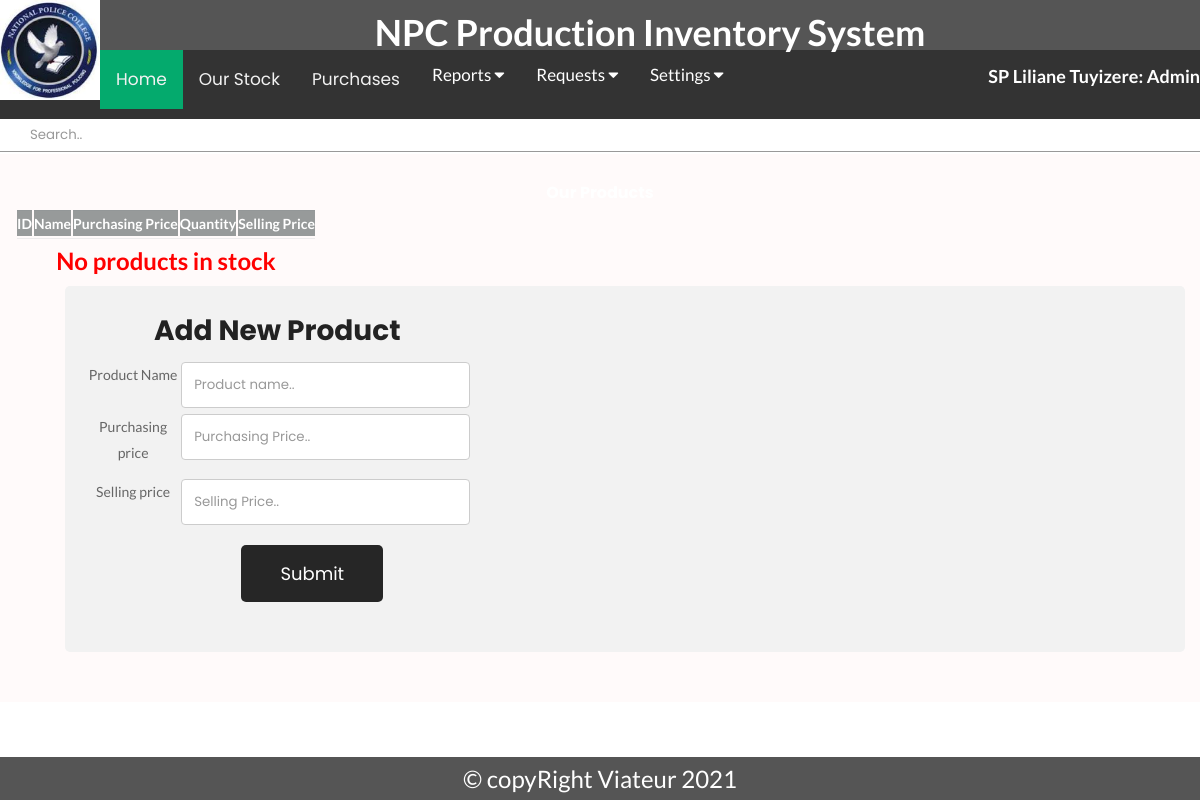
Before: /manager/VIP/Ourstock.php (signed in) with the older database file.
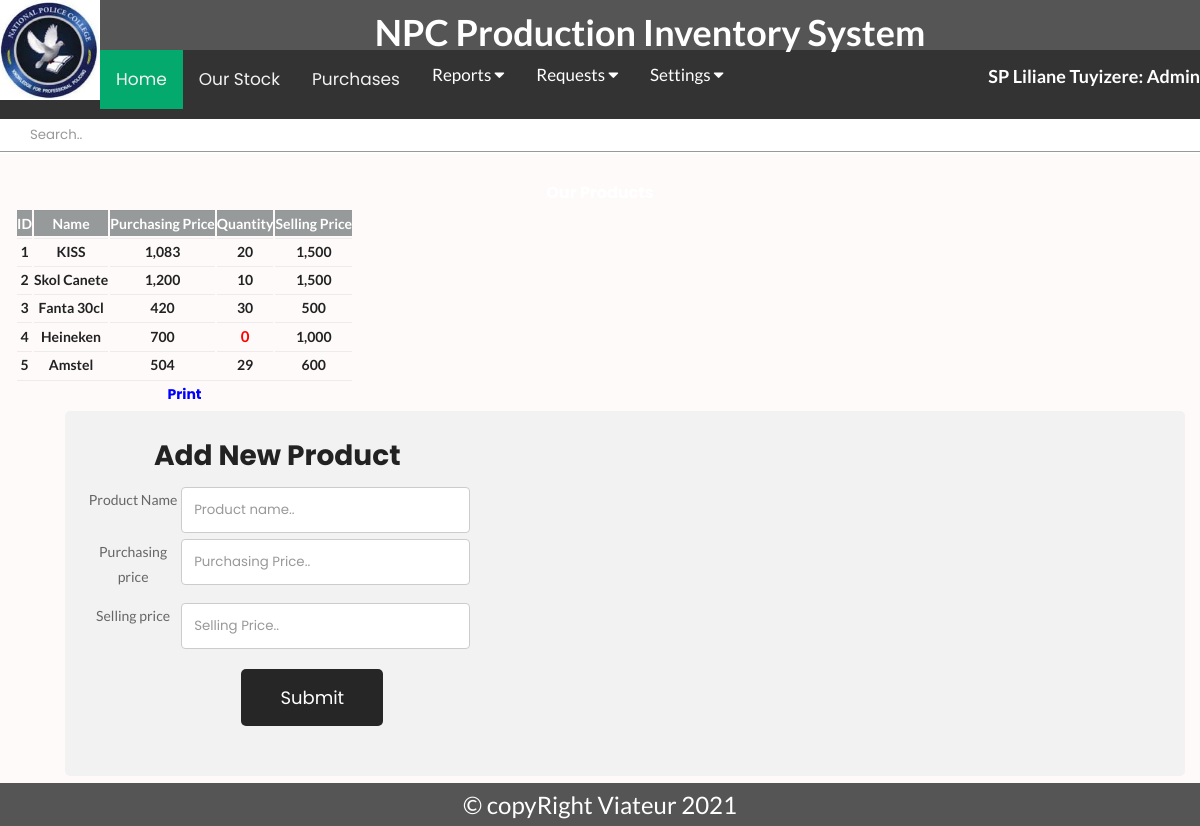
After: the same page with the newer database file.
### tables this page shows
CREATE TABLE IF NOT EXISTS `products` (
  `productId` int NOT NULL AUTO_INCREMENT,
  `productName` varchar(25) NOT NULL,
  `purchasingPrice` decimal(65,0) NOT NULL,
  `sellingPrice` decimal(65,0) NOT NULL,
  `balance` int NOT NULL,
  `location` varchar(255) NOT NULL,
  PRIMARY KEY (`productId`)
);

### manager/VIP/Ourstock.php (the view, shortened to what this page needs)
<?php
include("menu.php");
?>
<div class="topnav" id="myTopnav">
 <form method="post" action="Ourstock_Search.php">
      <input type="text" placeholder="Search.." name="search" style="margin-top: 10px;" class="search">
    </form>
</div>
<div class="contents">
<div>
            <div class="main-content-inner">
                <br>
                <h4 class="heading">Our Products</h4>
                <div>
                                <div class="single-table">
                                    <div class="table-responsive">
                                        <table class="table text-dark text-center" id="styled-table">
                                            <thead class="text-uppercase">
                                                <tr class="table-active">
                                                    <th scope="col">ID</th>
                                                    <th scope="col">Name</th>
                                                    <th scope="col">Purchasing Price</th>
                                                    <th scope="col">Quantity</th>
                                                    <th scope="col">Selling Price</th>
                                                </tr>
                                            </thead>
                                            <tbody>
      <?php
               include('../../config.php');
               $sql = "SELECT * FROM products WHERE location='VIP'";
               $result = $db->query($sql);
          $count=0;
               if ($result -> num_rows >  0) {
                 while ($row = $result->fetch_assoc())
         {
            $count=$count+1;
                   ?>
                   <tr class="database-data">
                  <th><?php echo $count ?></th>
                      <th><?php echo $row["productName"] ?></th>
                      <th><?php echo number_format($row["purchasingPrice"])  ?></th>
                      <th><?php if($row["balance"]=='0'){ echo"<p style='color:red'>" .$row["balance"]."</p>";} else{echo number_format($row["balance"]);}  ?></th>
                      <th><?php echo number_format($row["sellingPrice"])  ?></th>
                    </tr>
            <?php
                 }
                 ?>
                 <tr class="database-data"><th colspan="5" >
               <a href="Stock_Print.php" ><font color="blue"> Print</font></a>
                </th> </tr>
                <?php
               }
else{
                ?>
                <tr class="database-data" style='font-size:24px;font-weight: bold;color: red;'> <th colspan="8">No products in stock</th></tr>
                <?php
}
            ?>
                                            </tbody>
                                        </table>
                                    </div>
                                </div>
<div class="add-item">
  <form action="additem.php" method="post">
    <h1>Add New Product</h1>
    <div class="add">
      <div class="col-25">
        <label for="product_name">Product Name</label>
      </div>
      <div class="col-75">
        <input type="text" id="product_name" name="product_name" placeholder="Product name..">
      </div>
    </div>
    <div class="add">
      <div class="col-25">
        <label for="price">Purchasing price</label>
      </div>
      <div class="col-75">
        <input type="number" id="price" name="price" placeholder="Purchasing Price..">
      </div>
    </div>
    <div class="add">
      <div class="col-25">
        <label for="selling_price">Selling price</label>
      </div>
      <div class="col-75">
        <input type="number" id="selling_price" name="selling_price" placeholder="Selling Price..">
      </div>
    </div>
    <div class="add">
      <input type="submit" value="Submit" class="form-submit" style="margin-top: 20px;" name="add">
    </div>
  </form>
</div>
</body>
</html>

### manager/VIP/menu.php (shortened to what this page needs)
<!DOCTYPE html>
<html>
<head>
<link rel="stylesheet" href="https://cdnjs.cloudflare.com/ajax/libs/font-awesome/4.7.0/css/font-awesome.min.css">
<link rel="stylesheet" type="text/css" href="../../css/css/style3.css">
  <link rel="stylesheet" type="text/css" href="../../../newcss.css">
  <link rel="stylesheet" type="text/css" href="../../reportscss">
  <link rel="stylesheet" href="https://cdnjs.cloudflare.com/ajax/libs/font-awesome/4.7.0/css/font-awesome.min.css">
    <link rel="stylesheet" href="../../assets/css/font-awesome.min.css">
    <link rel="stylesheet" href="../../assets/css/themify-icons.css">
    <link rel="stylesheet" href="../../assets/css/metisMenu.css">
    <link rel="stylesheet" href="../../assets/css/owl.carousel.min.css">
    <link rel="stylesheet" href="../../assets/css/slicknav.min.css">
    <link rel="stylesheet" href="https://www.amcharts.com/lib/3/plugins/export/export.css" type="text/css" media="all" />
    <link rel="stylesheet" href="../../assets/css/typography.css">
    <link rel="stylesheet" href="../../assets/css/default-css.css">
    <link rel="stylesheet" href="../../assets/css/styles.css">
    <link rel="stylesheet" href="../../assets/css/responsive.css">
</head>
<body>
<div class="topnav" id="myTopnav">
  <div class="head"><div style="float: left"><img src="../../images/logo.jfif" style="width: 100px;height: 100px;"></div><div style="" id="title">NPC Production Inventory System</div></div>
  <a href="../index1.php" class="active">Home</a>
  <a href="Ourstock.php" >Our Stock</a>
  <a href="Purchases.php">Purchases</a>
  <div class="dropdown">
    <button class="dropbtn">Reports
      <i class="fa fa-caret-down"></i>
    </button>
  </div>
  <div class="dropdown">
    <button class="dropbtn">Requests
      <i class="fa fa-caret-down"></i>
    </button>
  </div>
  <div class="dropdown">
    <button class="dropbtn">Settings
      <i class="fa fa-caret-down"></i>
    </button>
  </div>
  <div style="" id="user"><?php  if (isset($_SESSION['username']) ) : ?>
    <strong><?php echo $_SESSION['first_name']; echo " " ;echo $_SESSION['last_name'];echo ": " ;echo $_SESSION['role'];?></strong>
    <?php endif ?></div>
</div>
<div class="footer"><footer>&copy copyRight Viateur 2021</footer></div>
</body>
</html>

### css/css/style3.css (style rules this page uses)
body { margin: 0; padding: 0; font-family: sans-serif; background-attachment: fixed; background-position: center; }
input, select, textarea { outline: none; appearance: unset !important; -moz-appearance: unset !important; -webkit-appearance: unset !important; -o-appearance: unset !important; -ms-appearance: unset !important; }
p { margin-bottom: 0px; font-size: 15px; color: #777; }
body { font-size: 13px; line-height: 1.8; color: #222; background: #f8f8f8; font-weight: 400; font-family: Poppins; }
.signin-form, { width: 50%; overflow: hidden; }
.form-submit { display: inline-block; background: #262626; font-size: 18px; color: #fff; border-bottom: none; width: auto; padding: 15px 39px; border-radius: 5px; -moz-border-radius: 5px; -webkit-border-radius: 5px; -o-border-radius: 5px; -ms-border-radius: 5px; margin-top: 25px; margin-bottom: 30px; margin-left: 70px; cursor: pointer; }
input { width: 100%; display: block; border: none; border-bottom: 1px solid #999; padding: 6px 30px; font-family: Poppins; box-sizing: border-box; }
.contents { margin-top: 2px; width: 100%; height: auto; text-align: center; }
.table-active { background-color: #979A9A; text-align: center; color: #fff; border-left: 1px solid #fff; border-right: 1px solid #fff; }
.main-content-inner { background-color: #fffafa; }
.heading { font-size: 16px; color: #fff; }
.database-data { border: 1px solid #fff; }
.add-item { margin-top: 2px; display: flex; margin-left: 50px; }
.col-75 input[type=text] { width: 100%; padding: 12px; border: 1px solid #ccc; border-radius: 4px; resize: vertical; }
.col-75 input[type=number] { width: 100%; padding: 12px; border: 1px solid #ccc; border-radius: 4px; resize: vertical; }
.add-item { border-radius: 5px; background-color: #f2f2f2; padding: 20px; }
.col-25 { float: left; width: 25%; margin-top: 6px; }
.col-75 { float: left; width: 75%; margin-top: 6px; }
.add:after { content: ""; display: table; clear: both; }

### assets/css/styles.css (style rules this page uses)
.main-content-inner { padding: 0 30px 50px; }
label { font-weight: 500; color: #666; display: inline-block; margin-bottom: 8px; margin-bottom: .5rem; }
.single-table .table { margin-bottom: 0; }
table tr th { border-bottom: none; }
table tr th, table tr td { border-top: 1px solid rgba(120, 130, 140, 0.13) !important; }

### assets/css/responsive.css (style rules this page uses)
@media (min-width: 1200px) and (max-width: 1364px) { .main-content-inner { padding: 0 15px 50px; } }

### manager/VIP/menu.php (style rules this page uses)
body { margin:0;font-family:Arial }
.topnav { overflow: hidden; background-color: #333; }
.topnav a { float: left; display: block; color: #f2f2f2; text-align: center; padding: 14px 16px; text-decoration: none; font-size: 17px; }
.active { background-color: #04AA6D; color: white; }
.dropdown { float: left; overflow: hidden; }
.dropdown .dropbtn { font-size: 17px; border: none; outline: none; color: white; padding: 14px 16px; background-color: inherit; font-family: inherit; margin: 0; }
#title { height:50px; text-align: center; font-weight: bolder; font-size: 36px; color: white; background: #555; }
#user { font-weight: bolder; font-size: 18px; color: white; float: right; margin-top: 10px; }
.footer { position: fixed; left: 0; bottom: 0; width: 100%; background-color: #555;; color: white; text-align: center; font-size: 24px; }

Changed rows visible on the page:
added products: productName "KISS", purchasingPrice "1,083", balance "20", sellingPrice "1,500"
added products: productName "Skol Canete", purchasingPrice "1,200", balance "10", sellingPrice "1,500"
added products: productName "Fanta 30cl", purchasingPrice "420", balance "30", sellingPrice "500"
added products: productName "Heineken", purchasingPrice "700", balance "0", sellingPrice "1,000"
added products: productName "Amstel", purchasingPrice "504", balance "29", sellingPrice "600"
Other visible differences:
text no longer shown: "No products in stock"
text now shown: "Print"
